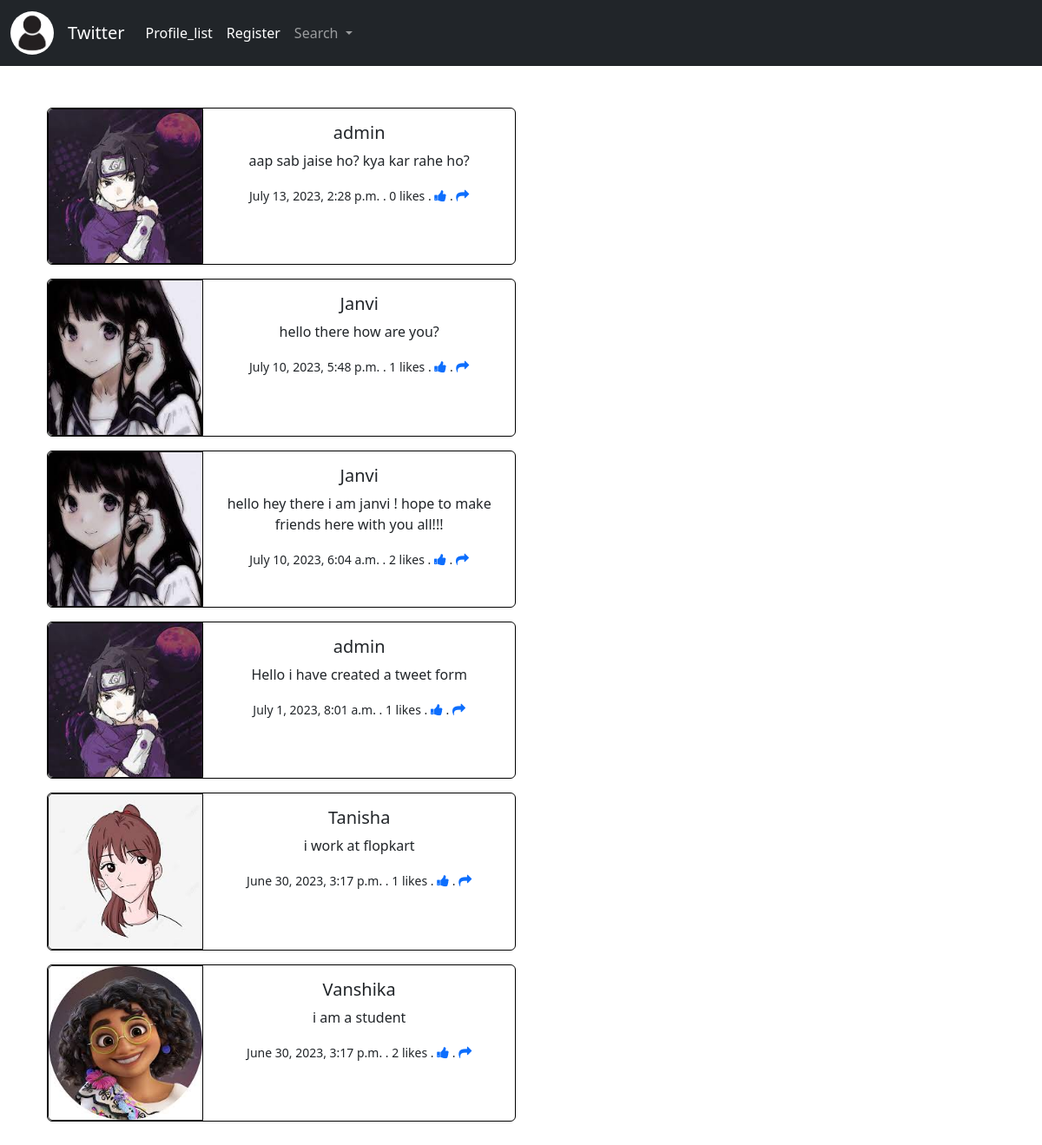
The page / on the database its author committed.
### twitter/models.py (models this page shows, shortened)
class Tweet(models.Model):
    user = models.ForeignKey(User,related_name="Tweet",on_delete=models.DO_NOTHING)
    body=models.CharField(max_length=200)
    created_at=models.DateTimeField(auto_now_add=True)
    likes=models.ManyToManyField(User,related_name="tweet_likes",blank=True)
    def number_of_likes(self):
        return self.likes.count()

class Profile(models.Model):
    user = models.OneToOneField(User,on_delete=models.CASCADE)
    follows = models.ManyToManyField("self",
                                    related_name="followed_by",
                                    symmetrical=False,
                                    blank=True)
    date_modified=models.DateTimeField(User,auto_now=True)
    profile_image = models.ImageField(null=True, blank=True, upload_to='images/')
    profile_bio = models.CharField(null=True,blank=True,max_length=500)
    homepage_link = models.CharField(null=True,blank=True,max_length=200)
    facebook_link= models.CharField(null=True,blank=True,max_length=200)
    instagram_link= models.CharField(null=True,blank=True,max_length=200)
    linkeldn_link= models.CharField(null=True,blank=True,max_length=200)

### twitter/views.py (the view)
# urls.py: 2. Add a URL to urlpatterns:  path('', views.home, name='home')
def home(request):
    if request.user.is_authenticated:
        form = TweetsForm(request.POST or None)
        if request.method=="POST":
            if form.is_valid():
                tweet=form.save(commit=False)
                tweet.user=request.user
                tweet.save()
                messages.success(request,"Your tweet is posted succesfully. ")
                return redirect("home")
        tweets=Tweet.objects.all().order_by("-created_at")
        return render(request,'home.html',{'tweets':tweets,'form':form})
    else:
        tweets=Tweet.objects.all().order_by("-created_at")
        return render(request,'home.html',{'tweets':tweets})

### twitter/templates/home.html (shortened to what this page needs)
{% extends 'base.html' %}
 {% load static %}
{% block content %}
  <div class="container text-center">
    <div class="row">
        <div class="col-8 my-5">
          {% for tweet in tweets %}
          <div class="card mb-3" style="max-width: 540px;border:1px solid black">
            <div class="row g-0">
              <div class="col-md-4">
                {% if tweet.user.profile.profile_image %}
                <img src="{{ tweet.user.profile.profile_image.url }}" class="img-fluid rounded-start" style="border:1px solid black">
                {% else %}
                <img src="{% static 'images/profile.png'%}" class="img-fluid rounded-start">
                {% endif %}
              </div>
              <div class="col-md-8">
                <div class="card-body">
                  <h5 class="card-title">{{ tweet.user }}</h5>
                  <p class="card-text">{{ tweet.body }}</p>
                  <p class="card-text"><small class="text-body-secondary">{{ tweet.created_at }} . {{tweet.number_of_likes}}
                    likes .
                    {% if user in tweet.likes.all %}
                    <a href="{% url 'tweet_likes' tweet.id %}"><i class="fa fa-thumbs-down"></i></a>
                  {% else %}
                  <a href="{% url 'tweet_likes' tweet.id %}"><i class="fa fa-thumbs-up"></i></a>
                  {% endif %}
                  . <a href="{% url 'tweet_show' tweet.id %}"><i class="fa fa-share"></i></a>
                  </small></p>
                </div>
              </div>
            </div>
          </div>
          {% endfor %}
        </div>
    </div>
  </div>
{% endblock %}

### twitter/templates/base.html (shortened to what this page needs)
<!doctype html>
<html lang="en">
  <head>
    <link href="https://cdn.jsdelivr.net/npm/bootstrap@5.2.3/dist/css/bootstrap.min.css" rel="stylesheet">
    <link rel="stylesheet" href="https://cdnjs.cloudflare.com/ajax/libs/font-awesome/4.7.0/css/font-awesome.min.css">
  </head>
  <body>
     {% include  'navbar.html' %}
    <div class='container'>
        {% block content %}
        {% endblock %}
    </div>
  </body>
</html>

### twitter/templates/navbar.html (shortened to what this page needs)
{% load static %}
<nav class="navbar navbar-expand-lg bg-dark navbar-dark">
    <div class="container-fluid">
      {% if user.is_authenticated %}
        <a class="navbar-brand" href="{% url 'profile' request.user.id %}">
          <img src="{{user.profile.profile_image.url}}" class="rounded-circle" alt="Bootstrap" width="50" height="50">
        </a>
        {% else %}
        <a class="navbar-brand" href="{% url 'login' %}">
          <img src="{%static 'images/profile.png'%}" class="rounded-circle" alt="Bootstrap" width="50" height="50">
        </a>
      {% endif %}
      <a class="navbar-brand" href="{% url 'home' %}">Twitter</a>
      <div class="collapse navbar-collapse" id="navbarNavDropdown">
        <ul class="navbar-nav">
          <li class="nav-item">
            <a class="nav-link active" aria-current="page" href="{% url 'profile_list' %}">Profile_list</a>
          </li>
          {% if user.is_authenticated %}
          <li class="nav-item">
            <a class="nav-link active" aria-current="page" href="{% url 'logout' %}">Logout</a>
          </li>
          {% else %}
          <li class="nav-item">
            <a class="nav-link active" aria-current="page" href="{% url 'register' %}">Register</a>
          </li>
          {% endif %}
          <li class="nav-item dropdown">
            <a class="nav-link dropdown-toggle" href="#" role="button" data-bs-toggle="dropdown" aria-expanded="false">
              Search
            </a>
          </li>
        </ul>
      </div>
    </div>
  </nav>

### twitter/templates/base.html (style rules this page uses)
.fa { font-size: 15px; cursor: pointer; user-select: none; }

### rows shown on the page
Tweet: user.profile.profile_image (picture), user "admin", body "aap sab jaise ho? kya kar rahe ho?", created_at "July 13, 2023, 2:28 p.m.", number_of_likes "0"
Tweet: user.profile.profile_image (picture), user "Janvi", body "hello there how are you?", created_at "July 10, 2023, 5:48 p.m.", number_of_likes "1"
Tweet: user.profile.profile_image (picture), user "Janvi", body "hello hey there i am janvi ! hope to make friends here with you all!!!", created_at "July 10, 2023, 6:04 a.m.", number_of_likes "2"
Tweet: user.profile.profile_image (picture), user "admin", body "Hello i have created a tweet form", created_at "July 1, 2023, 8:01 a.m.", number_of_likes "1"
Tweet: user.profile.profile_image (picture), user "Tanisha", body "i work at flopkart", created_at "June 30, 2023, 3:17 p.m.", number_of_likes "1"
Tweet: user.profile.profile_image (picture), user "Vanshika", body "i am a student", created_at "June 30, 2023, 3:17 p.m.", number_of_likes "2"
